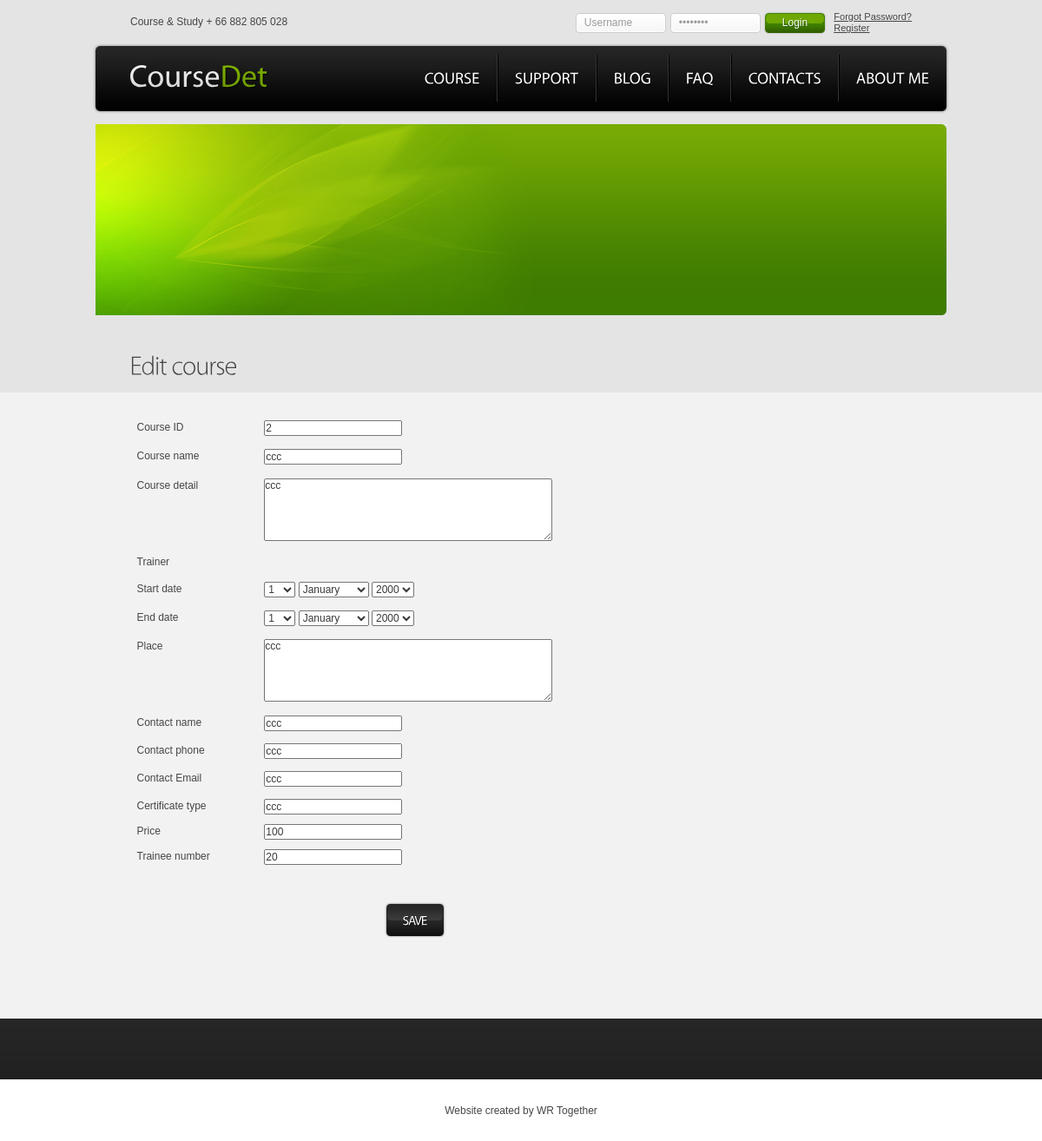
/course_edit.php?cid=2, run on the app's committed database.
### tables this page shows
CREATE TABLE `course` (
  `course_id` int(5) NOT NULL auto_increment,
  `course_name` text NOT NULL,
  `course_detail` text NOT NULL,
  `trainer` varchar(20) NOT NULL,
  `start_date` date NOT NULL,
  `end_date` date NOT NULL,
  `place` text NOT NULL,
  `con_name` varchar(20) NOT NULL,
  `con_phone` varchar(20) NOT NULL,
  `con_email` varchar(50) NOT NULL,
  `cer_type` varchar(10) NOT NULL,
  `price` int(11) NOT NULL,
  `trainee_no` int(11) NOT NULL,
  PRIMARY KEY  (`course_id`)
);

### phpMySQLFunctionDatabase.php (called while the page is built, shortened)
<?
	function fncSelectRecord($strTable,$strCondition)
	{
			$strSQL = "SELECT * FROM $strTable WHERE $strCondition ";
			$objQuery = @mysql_query($strSQL);
			return @mysql_fetch_array($objQuery);
	}
?>

### course_edit.php (the view, shortened to what this page needs)
<?
	include("phpMySQLFunctionDatabase.php");
?>
<!DOCTYPE html>
<html lang="en">
<head>
<link rel="stylesheet" href="css/reset.css" type="text/css" media="all">
<link rel="stylesheet" href="css/layout.css" type="text/css" media="all">
<link rel="stylesheet" href="css/style.css" type="text/css" media="all">
</head>
<body id="page2">
<div class="tail-top1">
	<header>
		<div class="container">
			<div class="header-box">
				<div class="left">
					<div class="right">
						<nav>
							<ul>
								<li><a href="course.php">Course</a></li>
								<li><a href="support.php">Support</a></li>
								<li><a href="Blog.php">Blog</a></li>
								<li><a href="FAQ.php">FAQ</a></li>
								<li><a href="contacts.php">Contacts</a></li>
								<li><a href="aboutMe.php">About me</a></li>
							</ul>
						</nav>
						<h1><a href="index.php"><span>Course</span>Det</a></h1>
					</div>
				</div>
			</div>
			<span class="top-info">Course &amp; Study + 66 882 805 028  </span>
			<?
				if($_SESSION['UserID'] != "")
				{
					echo "<form id=\"login-form\" method=\"post\" action=\"logout.php\">
					<fieldset>
						<table>
						<tr>
						<td><h5>Hi,welcome&nbsp;&nbsp;&nbsp;&nbsp;<a href='profile.php'>".$_SESSION['UserID']."</h5></td>
						<td><a href='#' class=\"login\" onClick=\"document.getElementById('login-form').submit()\"><span><span>Logout</span></span></a></td>
						</tr></table>
					</fieldset>
					</form>";
				}
				else{
					echo "<form id=\"login-form\" method=\"post\" action=\"check_login.php\">
					<fieldset>
					<span class=\"text\">
						<input type=\"text\" name=\"Username\" value=\"Username\" onFocus=\"if(this.value=='Username'){this.value=''}\" onBlur=\"if(this.value==''){this.value='Username'}\">
					</span>
					<span class=\"text\">
						<input type=\"password\" name=\"Password\" value=\"Password\" onFocus=\"if(this.value=='Password'){this.value=''}\" onBlur=\"if(this.value==''){this.value='Password'}\">
					</span>
					<a href='#' class=\"login\" onClick=\"document.getElementById('login-form').submit()\"><span><span>Login</span></span></a>
					<span class=\"links\"><a href='#'>Forgot Password?</a><br/><a href=\"register.php\">Register</a></span>
					</fieldset>
					</form>";
				}
			?>
		</div>
	</header>
	<section id="content">
		<div class="container">
			<div class="inside">
			<div id="slogan">
					<div class="inside">
					</div>
				</div>
				<div class="inside1">
					<div class="wrap row-2">
						<?
						$strTable = "course";
						$strCondition = "course_id = ".$_GET['cid'];
						$objSelect = fncSelectRecord($strTable,$strCondition);
						?>
						<article class="col-2">
							<h2> Edit course &nbsp;</h2>
							<p>&nbsp;</p>
                          <form name="form1" id="edit-course" method="post" action="course_update.php">
                            <table width="566" border="0" cellpadding="3">
                              <tr>
                                <td width="8" height="33" rowspan="2">&nbsp;</td>
                                <td width="138" height="33">Course ID</td>
                                <td width="354"><label for="user"></label>
                                <?
									echo "<input type='text' name='course_id' id='course_id' readonly='readonly' value='".$objSelect[course_id]."'></td>";
                                ?>
								<td width="32">&nbsp;</td>
                              </tr>
							  <tr>
                                <td height="34">Course name </td>
                                <td><label for="repwd"></label>
								<?
									echo "<input type='text' name='course_name' id='course_name' value='".$objSelect[course_name]."'></td>";
                                ?>
                                <td>&nbsp;</td>
                              </tr>
                              <tr>
                                <td height="31">&nbsp;</td>
                                <td>Course detail </td>
                                <td><label for="pwd"></label>
								<?
									echo "<textarea name='course_detail' id='course_detail' cols='45' rows='5'>".$objSelect[course_detail]."</textarea><br><br>";
                                ?>
								</td>
                                <td>&nbsp;</td>
                              </tr>
                              <tr>
                                <td height="31">&nbsp;</td>
                                <td>Trainer</td>
                                <td><label for="repwd"></label>
								</td>
                                <td>&nbsp;</td>
                              </tr>
							  <tr>
                                <td height="33">&nbsp;</td>
                                <td>Start date</td>
                                <td>
                                  <select name="start_date" size="1" id="start_date">
                                  <? for($i=1 ; $i<=31 ; $i++)
								  {
								  	echo "<option value='".$i."'>".$i."</option>";
								  }
								  ?>
                                </select>
                                  <select name="start_month" size="1" id="start_month">
                                    <option value='01'>January</option>
                                  </select>
                                  <select name="start_year" size="1" id="start_year">
                                  <? for($i=2000 ; $i<=2020 ; $i++)
								  {
									echo "<option value='".$i."'>".$i."</option>";
								  }
								  ?>
                                  </select></td>
                                <td>&nbsp;</td>
                              </tr>
							  <tr>
                                <td height="33">&nbsp;</td>
                                <td>End date</td>
                                <td>
                                  <select name="end_date" size="1" id="end_date">
                                  <? for($i=1 ; $i<=31 ; $i++)
								  {
								  	echo "<option value='".$i."'>".$i."</option>";
								  }
								  ?>
                                </select>
                                  <select name="end_month" size="1" id="end_month">
                                    <option value='01'>January</option>
                                  </select>
                                  <select name="end_year" size="1" id="end_year">
                                  <? for($i=2000 ; $i<=2020 ; $i++)
								  {
									echo "<option value='".$i."'>".$i."</option>";
								  }
								  ?>
                                  </select></td>
                                <td>&nbsp;</td>
                              </tr>
                              <tr>
                                <td height="32">&nbsp;</td>
                                <td>Place</td>
                                <td><label for="email"></label>
                                <textarea name="place" id="place" cols="45" rows="5"><? echo $objSelect[place]; ?></textarea><br><br></td>
                                <td>&nbsp;</td>
                              </tr>
							  <tr>
                                <td height="32">&nbsp;</td>
                                <td>Contact name</td>
                                <td><label for="name"></label>
								<?
									echo "<input type='text' name='con_name' id='con_name' value='".$objSelect[con_name]."'></td>";
                                ?>
                                <td>&nbsp;</td>
                              </tr>
							  <tr>
                                <td height="32">&nbsp;</td>
                                <td>Contact phone</td>
                                <td><label for="name"></label>
								<?
									echo "<input type='text' name='con_phone' id='con_phone' value='".$objSelect[con_phone]."'></td>";
                                ?>
                                <td>&nbsp;</td>
                              </tr>
                              <tr>
                                <td height="32">&nbsp;</td>
                                <td>Contact Email</td>
                                <td><label for="name"></label>
								<?
									echo "<input type='text' name='con_email' id='con_email' value='".$objSelect[con_email]."'></td>";
                                ?>
                                <td>&nbsp;</td>
                              </tr>
                              <tr>
                                <td height="29">&nbsp;</td>
                                <td>Certificate type</td>
                                <td><label for="surname"></label>
								<?
									echo "<input type='text' name='cer_type' id='cer_type' value='".$objSelect[cer_type]."'></td>";
                                ?>
                                <td>&nbsp;</td>
                              </tr>
							  <tr>
                                <td height="29">&nbsp;</td>
                                <td>Price</td>
                                <td><label for="surname"></label>
								<?
									echo "<input type='text' name='price' id='price' value='".$objSelect[price]."'></td>";
                                ?>
                                <td>&nbsp;</td>
                              </tr>
							  <tr>
                                <td height="29">&nbsp;</td>
                                <td>Trainee number</td>
                                <td><label for="surname"></label>
								<?
									echo "<input type='text' name='trainee_no' id='trainee_no' value='".$objSelect[trainee_no]."'></td>";
                                ?>
                                <td>&nbsp;</td>
                              </tr>
                            </table>
<br>
<div class="aligncenter">
  <a href="#" class="link1" onClick="document.getElementById('edit-course').submit()" \><span><span>Save</span></span>
  </a>
  </div>
</form>
							 </article>
					</div>
				</div>
			</div>
		</div>
	</section>
</div>
<aside>
	<div class="container">
		<div class="inside">
		</div>
	</div>
</aside>
<footer>
	<div class="container">
		<div class="inside">
			Website created by WR Together<a class="new_window" href="http://www.templatemonster.com" target="_blank" rel="nofollow"></a><br/>
		</div>
	</div>
</footer>
</body>
</html>

### css/layout.css (style rules this page uses)
#page2 #content .col-2 { width:657px }

### css/style.css (style rules this page uses)
article, aside, audio, canvas, command, datalist, details, embed, figcaption, figure, footer, header, hgroup, keygen, meter, nav, output, progress, section, source, video { display:block }
body { background:#fff;font-family:Arial, Helvetica, sans-serif;font-size:100%;line-height:1em;color:#464646 }
html { min-width:980px }
html, body { height:100% }
.container { margin:0 auto;width:990px;font-size:.75em }
header .container { height:131px;overflow:hidden;position:relative }
aside { background:url(../images/aside-tail.gif) repeat-x left top #131313;min-width:980px }
footer .container { text-align:center;line-height:1.667em;padding:26px 0 }
.col-1, .col-2, .col-3, .col-4, .col-5 { float:left }
.aligncenter { text-align:center }
.wrap { width:100% }
.tail-top, .tail-top1, .tail-top2, .tail-top3 { background-repeat:repeat-x;background-color:#f2f2f2;background-position:left top;min-width:980px }
.tail-top1 { background-image:url(../images/tail-top1.gif) }
input, select, textarea { font-family:Arial, Helvetica, sans-serif;font-size:1em;vertical-align:middle;font-weight:normal;color:#393939;margin:0;padding:0 }
fieldset { border:0 }
p { margin-bottom:10px;line-height:1.667em }
#slogan { background:url(../images/slogan-bg.jpg) no-repeat left top;width:980px;height:220px;margin:12px 0 0 0;position:relative;left:3px;color:#fff;text-shadow:1px 1px #3e7901;position:relative }
#slogan .inside { position:absolute;left:360px;top:50px;width:576px }
a { color:#428301;outline:none }
h1 { padding:17px 0 0 44px;font-size:36px;line-height:1.2em }
h1 a { text-decoration:none }
h2 { color:#464646;font-size:30px;line-height:1.2em;margin-bottom:15px;letter-spacing:-1px }
.link1 { display:inline-block;color:#fff;font-size:15px;line-height:1.2em;text-decoration:none;background:url(../images/link1-right.png) no-repeat right top;padding-right:7px;letter-spacing:-1px;text-transform:uppercase }
.link1 span { display:block;background:url(../images/link1-left.png) no-repeat left top;padding-left:7px }
.link1 span span { background:url(../images/link1-bgd.png) left top repeat-x;padding:12px 14px }
.header-box { width:100%;background:url(../images/header-box-tail.gif) repeat-x left top;position:relative;top:50px }
.header-box .left { background:url(../images/header-box-left.gif) no-repeat left top }
.header-box .right { background:url(../images/header-box-right.gif) no-repeat right top;height:81px }
header nav { float:right;padding:13px 24px 0 0 }
header nav li { float:left;font-size:18px;line-height:3em;text-transform:uppercase;padding-left:21px;margin-left:19px;background:url(../images/divider.gif) repeat-y left top }
header nav li:first-child { background:none;padding-left:0;margin-left:0 }
header nav li a { color:#fff;text-decoration:none }
header .top-info { position:absolute;left:45px;top:17px }
#content .inside { padding:0 2px }
#content .inside1 { padding:40px 0 48px 42px }
aside .inside { padding:35px 40px 35px 44px }
#login-form fieldset { position:absolute;right:45px;top:15px }
#login-form span.text { float:left;width:104px;height:23px;margin-left:5px;background:url(../images/input-bg1.gif) no-repeat left top }
#login-form input { border:none;background:none;padding:4px 10px;vertical-align:top;color:#9b9b9b;width:84px }
#login-form a.login { color:#fff;text-decoration:none;text-shadow:1px 1px #295c01;float:left;background:url(../images/button-tail1.gif) repeat-x left top;position:relative;top:-2px;margin-left:3px }
#login-form a.login span { display:block;background:url(../images/button-left1.gif) no-repeat left top }
#login-form a.login span span { padding:5px 22px 6px 22px;background:url(../images/button-right1.gif) no-repeat right top }
#login-form span.links { font-size:.923em;line-height:1.2em;float:left;padding-left:8px;position:relative;top:-2px }
#login-form span.links a { color:#464646 }
a { outline:0;border:0 }

### data on the page
course: course_id "2", course_name "ccc", course_detail "ccc", place "ccc", con_name "ccc", con_phone "ccc", con_email "ccc", cer_type "ccc", price "100", trainee_no "20"

### other printed values
form field start_date "1"
form field start_year "2000"
form field end_date "1"
form field end_year "2000"
